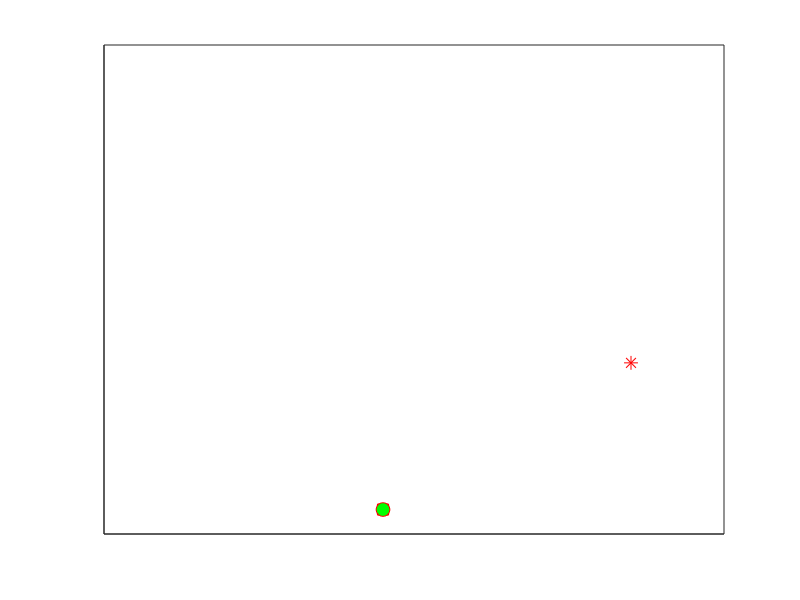

The MATLAB source for this figure:
function SnakeGame()
    close all
    clear all
    clc
            % Global variables
                global difficulty
                global eat
                global died
                global musicbg
                global bestScore
                global averageScore
                global averageScoreDivisor
                    
            % Checking if file exist
            %if ~isempty(bestScore) || exist('bestScore', 'var')
            %    load('snekBestScore.mat');
            %else
            %    bestScore = 0;
            %    save('snekBestScore.mat', 'bestScore');
            %end
    
    % Initialize the game
        snakeLength = 1; % Initial length
        snakePos = [randi([1, 18], 1, 1), randi([1, 18], 1, 1)];
        snakeDir = [0, randi([-1, 1], 1, 1)]; % Initial direction
        foodPos  = randi([1, 19], 1, 2); % Initial food position
        score    = 0;
        averageScoreDivisor = 0;
        bestScore = bestScore;

            fprintf('Score: [\b%d]\b\n', score)
            fprintf('Best Score: [\b%d]\b\n', bestScore)
            fprintf('Average Score: [\b%d]\b\n', averageScore)
        
        % Difficulty
        difficulty = 0.2;
        fprintf('Speed: [\bNormal]\b\n')

        % game audio
        %[e, Es] = audioread('audios\eat.wav');
        %[y, Fs] = audioread('audios\died.wav');
        %[m, Ms] = audioread('C:\Users\ADMIN\Music\Themes\The Red Army Choir - National Anthem of USSR.wav');
        %eat     = audioplayer(e, Es);
        %died    = audioplayer(y, Fs);
        %musicbg = audioplayer(m, Ms);
        %sound(m, Ms, 24);
        %stop(musicbg);

        % Circular buffer to store snake body positions
        bufferSize = 100; % Adjust the size based on the expected maximum snake length
        bodyBuffer = nan(bufferSize, 2);
        bodyBuffer(1:snakeLength, :) = repmat(snakePos, snakeLength, 1);

    % Create the figure
    fig = figure('Toolbar', 'none', 'NumberTitle', 'off', 'Name', 'Snek Game', 'KeyPressFcn', @keyPressCallback);     

   %text(0.1, 0.1, sprintf('Temperature'), 'HorizontalAlignment', 'center', 'VerticalAlignment', 'bottom', 'Color', 'red', 'fontweight', 'bold');
    
    % Create a score text object
   % scoreText = text(0.5, 10.5, ['Score: ' num2str(score)], 'FontSize', 12, 'FontWeight', 'bold');

    % Game loop
    while ishandle(fig)
        % Move the snake
        snakePos = snakePos + snakeDir;
        
        % Check for collisions
        if snakePos(1) < 1 || snakePos(1) > 20 || snakePos(2) < 1 || snakePos(2) > 20
            %play(died);
            %clear sound;
            msgbox("Game Over - Out of bounds. Press 'R/r' to restart.", "GAME OVER!", "error");
            break;
        end
        
        % Check if snake ate its own body
        if any(ismember(bodyBuffer(1:snakeLength - 1, :), snakePos, 'rows'))
            %play(died);
            clear sound;
            msgbox("Game Over - Snake ate its own body. Press 'R/r'  to restart.", "GAME OVER!", "error");
            break;
        end
        
        % Check if snake ate the food
        if isequal(snakePos, foodPos)
            snakeLength                = snakeLength + 1;
            %play(eat);
            bodyBuffer(snakeLength, :) = snakePos;
            foodPos                    = randi([1, 18], 1, 2);
            score                      = score + 1;
            
                % Saving the best score
                if score > bestScore 
                    bestScore = score;
                    save('snekBestScore.mat', 'bestScore');
                end
            
            clc
            
                fprintf('Score: [\b%d]\b\n', score)
                fprintf('Best Score: [\b%d]\b\n', bestScore')
                fprintf('Average Score: [\b%d]\b\n', averageScore)
            
            global difficulty
           % text(0.5, 10.5, ['Score: ' num2str(score)], 'FontSize', 12, 'FontWeight', 'bold');
            
            if difficulty == 0.2
                fprintf('Speed: [\bNormal]\b\n')
            elseif difficulty == 0.3
                fprintf('Speed: [\bSlow]\b\n')
            elseif difficulty == 0.1
                fprintf('Speed: [\bFast]\b\n')
            elseif difficulty == 0
                fprintf('Speed: [\bVery Fast]\b\n')
            end
        end
        
        % Update circular buffer with new snake position
        bodyBuffer(2:end, :) = bodyBuffer(1:end - 1, :);
        bodyBuffer(1, :)     = snakePos;

        % Plot the game board
        clf;
        hold on; 
        plot(bodyBuffer(1:snakeLength, 1), bodyBuffer(1:snakeLength, 2), 's', 'MarkerSize', 8, 'MarkerEdgeColor', 'red', 'MarkerFaceColor', 'green'); % Snake body
        plot(snakePos(1), snakePos(2), 'Marker', 'o', 'MarkerSize', 10,  'MarkerEdgeColor', 'red', 'MarkerFaceColor', 'green'); % Snake head
        plot(foodPos(1), foodPos(2), 'r*', 'MarkerSize', 10); % Food
        
        axis([0 20 0 20]);
        grid off;
        % get handle to current axes
        a = gca;
        % set box property to off and remove background color
        set(a,'box','off','color','none')
        set(a,'XTick', [], 'YTick', [])
        % create new, empty axes with box but without ticks
        b = axes('Position', get(a, 'Position'), 'box', 'on', 'XTick', [], 'YTick', []);
        % set original axes as active
        axes(a)
        % link axes in case of zooming
        %linkaxes([a b])
        drawnow;
        
        % Pause for a short duration
        pause(difficulty);
    end

    % Callback function for keypress events
    function keyPressCallback(~, event)
        switch event.Key
            % movement
            case 'uparrow'
                snakeDir = [0, 1];
            case 'downarrow'
                snakeDir = [0, -1];
            case 'leftarrow'
                snakeDir = [-1, 0];
            case 'rightarrow'
                snakeDir = [1, 0];
            case{'w', 'W'}
                snakeDir = [0, 1];
            case{'s', 'S'}
                snakeDir = [0, -1];
            case{'a', 'A'}
                snakeDir = [-1, 0];
            case{'d', 'D'}
                snakeDir = [1, 0];
                
            % game options
            case{'r', 'R'}
                uiMenuRestart
            case{'x', 'X'}
                close all
                %clear all
                clear sound;
                clc
                return;
                
            % game difficulty
            case '1'
                difficulty = 0.3;
            case '2'
                difficulty = 0.2;
            case '3'
                difficulty = 0.1;
            case '4'
                difficulty = 0;
        end
    end
end

function uiMenuRestart(source, event)  
        close all
        %clear all
        clear sound;
        snek = mfilename('fullpath');
        run(snek);
end
